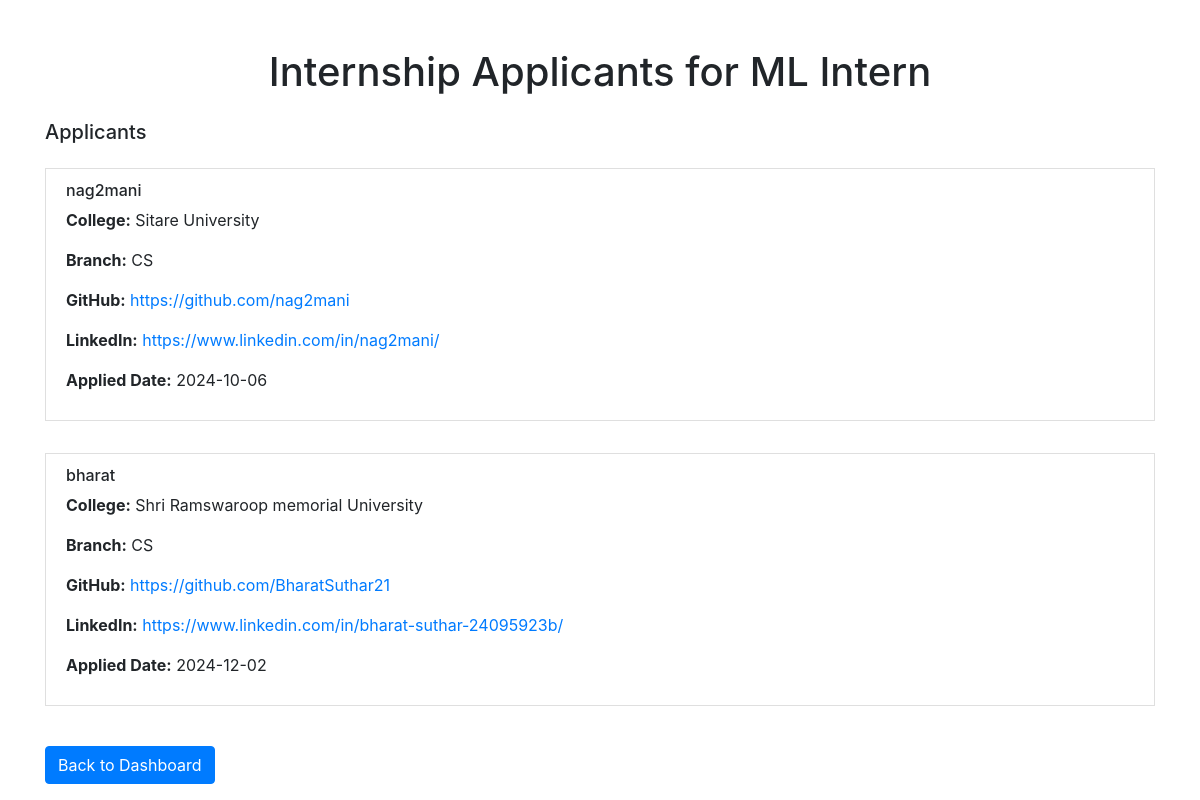
The page /internship_applicants/2/ (signed in) on the database its author committed.
### home/models.py (models this page shows, shortened)
class Internship(models.Model):
    company = models.ForeignKey(Company, on_delete=models.CASCADE)
    title = models.CharField(max_length=255, default='Internship')
    description = models.TextField()
    field = models.CharField(max_length=255)
    category = models.CharField(max_length=255)
    stipend = models.CharField(max_length=20)
    location = models.CharField(max_length=255)
    expiry_date = models.DateField()
    created_date = models.DateField(auto_now_add=True)
    skills = models.TextField()
    student_applied = models.JSONField()  # To store hashmap of students applied

class Student(models.Model):
    user = models.OneToOneField(User, on_delete=models.CASCADE)  # Connect with the User model
    student_name = models.CharField(max_length=255, blank=True, null=True)
    college = models.CharField(max_length=255)
    branch = models.CharField(max_length=255)
    github = models.URLField(blank=True, null=True)
    email = models.EmailField(max_length=255, blank=True, null=True)
    phone_number = models.CharField(max_length=15, blank=True, null=True)
    linkedin = models.URLField(blank=True, null=True)
    profile_picture = models.ImageField(upload_to='profile_pictures/students/', blank=True, null=True)

### home/views.py (the view)
# urls.py: path('internship_applicants/<int:internship_id>/', internship_applicants, name='internship_applicants'),
@login_required(login_url="/login/")
def internship_applicants(request, internship_id):
    internship = get_object_or_404(Internship, id=internship_id, company=request.user.company)
    applicants = []
    for student_id, application_details in internship.student_applied.items():
        student = get_object_or_404(Student, id=student_id)
        applicants.append({
            'student': student,
            'application_details': application_details
        })
    return render(request, 'internship_applicants.html', {'internship': internship, 'applicants': applicants})

### home/templates/internship_applicants.html (shortened to what this page needs)
<!DOCTYPE html>
<html lang="en">
<head>
    <link href="https://stackpath.bootstrapcdn.com/bootstrap/4.5.2/css/bootstrap.min.css" rel="stylesheet">
</head>
<body>
    <div class="container mt-5">
        <h1 class="text-center">Internship Applicants for {{ internship.title }}</h1>
        <div class="mt-4">
            <h5>Applicants</h5>
            <ul class="list-group">
                {% for applicant in applicants %}
                <div class="my-3">
                    <li class="list-group-item">
                        <h6>{{ applicant.student.user.username }}</h6>
                        <p><strong>College:</strong> {{ applicant.student.college }}</p>
                        <p><strong>Branch:</strong> {{ applicant.student.branch }}</p>
                        <p><strong>GitHub:</strong> <a href="{{ applicant.student.github }}" target="_blank">{{ applicant.student.github }}</a></p>
                        <p><strong>LinkedIn:</strong> <a href="{{ applicant.student.linkedin }}" target="_blank">{{ applicant.student.linkedin }}</a></p>
                        <p><strong>Applied Date:</strong> {{ applicant.application_details.applied_date }}</p>
                    </li>
                </div>
                {% empty %}
                <li class="list-group-item">No applicants yet.</li>
                {% endfor %}
            </ul>
        </div>
        <div class="mt-4">
            <a href="{% url 'company' %}" class="btn btn-primary">Back to Dashboard</a>
        </div>
    </div>
</body>
</html>

### rows shown on the page
Internship: title "ML Intern"
Student: student.user.username "nag2mani", student.college "Sitare University", student.branch "CS", student.github "https://github.com/nag2mani", student.linkedin "https://www.linkedin.com/in/nag2mani/", application_details.applied_date "2024-10-06"
Student: student.user.username "bharat", student.college "Shri Ramswaroop memorial University", student.branch "CS", student.github "https://github.com/BharatSuthar21", student.linkedin "https://www.linkedin.com/in/bharat-suthar-24095923b/", application_details.applied_date "2024-12-02"
